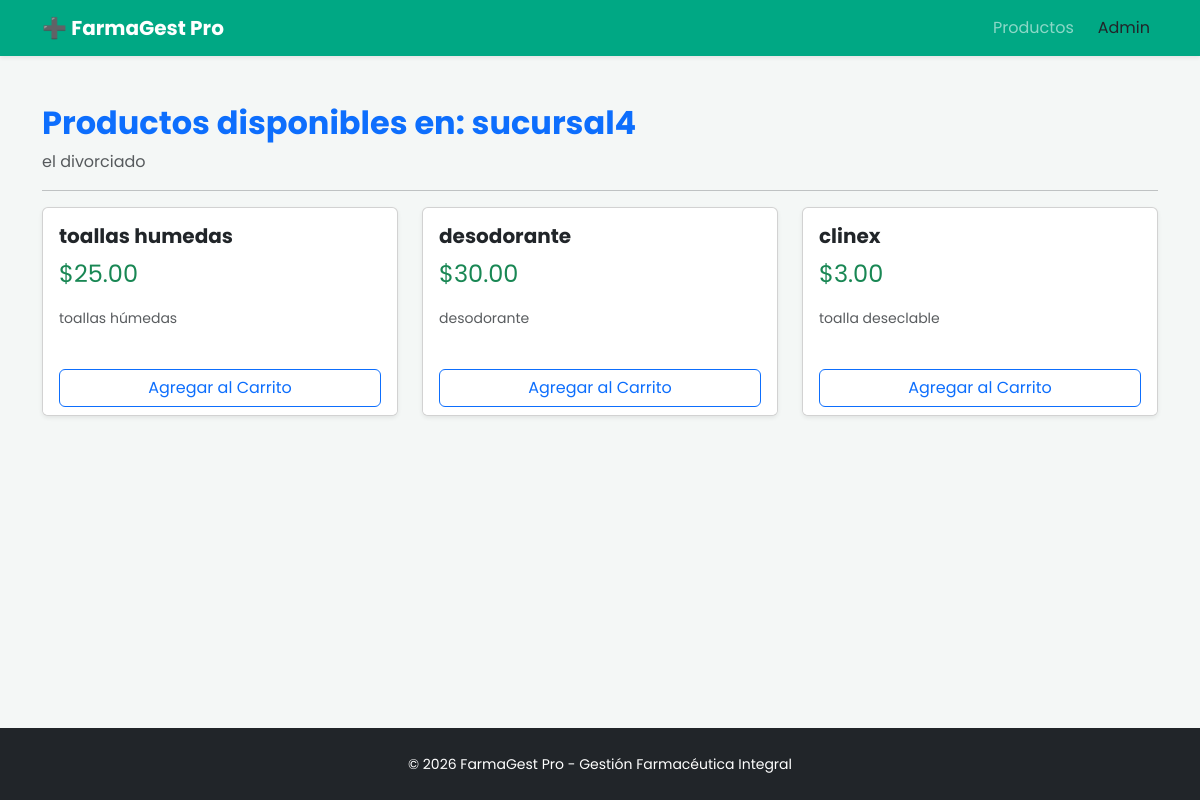
/sucursal/4/, run on the app's committed database.
### GFarma/models.py (models this page shows, shortened)
class Sucursal(models.Model):
    nombre = models.CharField(max_length=100)
    direccion = models.CharField(max_length=255)
    telefono = models.CharField(max_length=20, blank=True, null=True)
    imagen = models.ImageField(upload_to='sucursales/', null=True, blank=True)
    fecha_creacion = models.DateTimeField(auto_now_add=True)
    class Meta:
        verbose_name_plural = "Sucursales"

class Producto(models.Model):
    nombre = models.CharField(max_length=150)
    descripcion = models.TextField(blank=True)
    precio = models.DecimalField(max_digits=10, decimal_places=2)
    sucursales = models.ManyToManyField(
        'Sucursal',
        through='Inventario',
        related_name='productos'
    )

### gestionFarmacia/views.py (the view)
# urls.py: path('sucursal/<int:sucursal_id>/', detalle_sucursal, name='detalle_sucursal'),
def detalle_sucursal(request, sucursal_id):
    sucursal = get_object_or_404(Sucursal, id=sucursal_id)
    productos = Producto.objects.filter(sucursales=sucursal)
    return render(request, 'detalleSucursal.html', {
        'sucursal': sucursal,
        'productos': productos
    })

### gestionFarmacia/templates/detalleSucursal.html (shortened to what this page needs)
{% extends "planillaBase.html" %}
{% block content %}
<div class="container py-5">
    <h2 class="fw-bold text-primary">Productos disponibles en: {{ sucursal.nombre }}</h2>
    <p class="text-muted"> {{ sucursal.direccion }}</p>
    <hr>
    <div class="row row-cols-1 row-cols-md-3 g-4">
        {% for producto in productos %}
        <div class="col">
            <div class="card h-100 shadow-sm">
                <div class="card-body">
                    <h5 class="card-title fw-bold">{{ producto.nombre }}</h5>
                    <p class="card-text text-success fs-4">${{ producto.precio }}</p>
                    <p class="small text-muted">{{ producto.descripcion|truncatechars:50 }}</p>
                </div>
                <div class="card-footer bg-white border-0">
                    <button class="btn btn-outline-primary w-100">Agregar al Carrito</button>
                </div>
            </div>
        </div>
        {% empty %}
        <div class="col-12 text-center py-5">
            <p class="lead">Lo sentimos, esta sucursal aún no tiene productos registrados.</p>
        </div>
        {% endfor %}
    </div>
</div>
{% endblock %}

### gestionFarmacia/templates/planillaBase.html (style rules this page uses)
body { font-family: 'Poppins', sans-serif; background-color: #f4f7f6; display: flex; flex-direction: column; min-height: 100vh; }

### data on the page
Sucursal: nombre "sucursal4", direccion "el divorciado"
Producto: nombre "toallas humedas", precio "25.00", descripcion "toallas húmedas"
Producto: nombre "desodorante", precio "30.00", descripcion "desodorante"
Producto: nombre "clinex", precio "3.00", descripcion "toalla deseclable"
